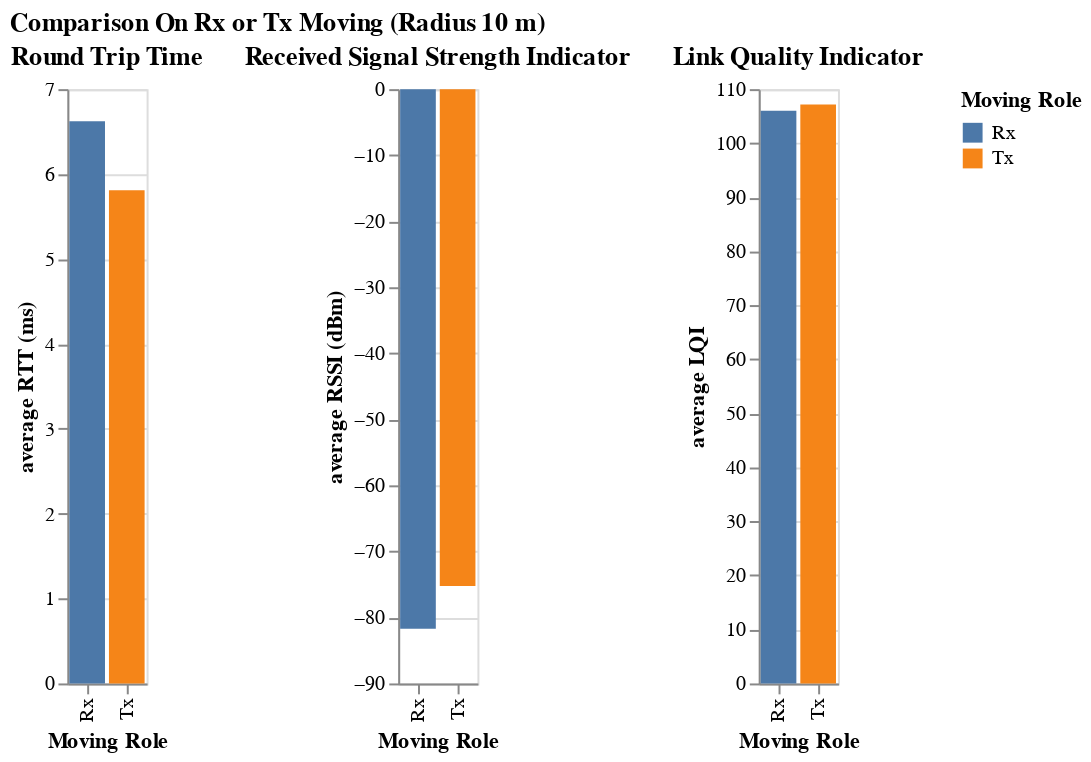

Notebook code for this chart:
### Markdown cell above
### Moving Role

### Code cell
compare_two_experiments_average_metrics(1, 2, "MOVING_ROLE", "Comparison On Rx or Tx Moving (Radius 10 m)")

### Figure 1 — Vega-Lite specification as saved in the notebook (floating-point values rounded to 4 significant figures; data arrays with more than 128 entries replaced by an {"elided": "..."} marker saying what was removed)
{"config": {"view": {"continuousWidth": 400, "continuousHeight": 300}}, "hconcat": [{"data": {"name": "data-cccba98f5d5f2c99b587badcc6b9f575"}, "mark": "bar", "encoding": {"color": {"field": "MOVING_ROLE", "title": "Moving Role", "type": "nominal"}, "x": {"field": "MOVING_ROLE", "title": "Moving Role", "type": "ordinal"}, "y": {"aggregate": "average", "field": "RTT", "title": "average RTT (ms)", "type": "quantitative"}}, "title": "Round Trip Time"}, {"data": {"name": "data-80d2f42d82a1835f0302b64edfddfaa0"}, "mark": "bar", "encoding": {"color": {"field": "MOVING_ROLE", "title": "Moving Role", "type": "nominal"}, "x": {"field": "MOVING_ROLE", "title": "Moving Role", "type": "ordinal"}, "y": {"aggregate": "average", "field": "RSSI", "title": "average RSSI (dBm)", "type": "quantitative"}}, "title": "Received Signal Strength Indicator"}, {"data": {"name": "data-ce079f04da2ba939d002c9c1c2c63bdb"}, "mark": "bar", "encoding": {"color": {"field": "MOVING_ROLE", "title": "Moving Role", "type": "nominal"}, "x": {"field": "MOVING_ROLE", "title": "Moving Role", "type": "ordinal"}, "y": {"aggregate": "average", "field": "LQI", "title": "average LQI", "type": "quantitative"}}, "title": "Link Quality Indicator"}], "title": "Comparison On Rx or Tx Moving (Radius 10 m)", "$schema": "https://vega.github.io/schema/vega-lite/v4.17.0.json", "datasets": {"data-cccba98f5d5f2c99b587badcc6b9f575": [{"SEQ": 4, "EXPERIMENT": 1, "RTT": 7, "MOVING_ROLE": "Tx", "PAYLOAD_LENGTH": 10, "RADIUS_M": 10, "DURATION_S": 39.0, "CYCLE": 1.0, "VELOCITY": 1.611}, {"SEQ": 5, "EXPERIMENT": 1, "RTT": 6, "MOVING_ROLE": "Tx", "PAYLOAD_LENGTH": 10, "RADIUS_M": 10, "DURATION_S": 39.0, "CYCLE": 1.0, "VELOCITY": 1.611}, {"SEQ": 6, "EXPERIMENT": 1, "RTT": 9, "MOVING_ROLE": "Tx", "PAYLOAD_LENGTH": 10, "RADIUS_M": 10, "DURATION_S": 39.0, "CYCLE": 1.0, "VELOCITY": 1.611}, {"SEQ": 7, "EXPERIMENT": 1, "RTT": 4, "MOVING_ROLE": "Tx", "PAYLOAD_LENGTH": 10, "RADIUS_M": 10, "DURATION_S": 39.0, "CYCLE": 1.0, "VELOCITY": 1.611}, {"SEQ": 8, "EXPERIMENT": 1, "RTT": 10, "MOVING_ROLE": "Tx", "PAYLOAD_LENGTH": 10, "RADIUS_M": 10, "DURATION_S": 39.0, "CYCLE": 1.0, "VELOCITY": 1.611}, {"SEQ": 9, "EXPERIMENT": 1, "RTT": 2, "MOVING_ROLE": "Tx", "PAYLOAD_LENGTH": 10, "RADIUS_M": 10, "DURATION_S": 39.0, "CYCLE": 1.0, "VELOCITY": 1.611}, {"SEQ": 10, "EXPERIMENT": 1, "RTT": 5, "MOVING_ROLE": "Tx", "PAYLOAD_LENGTH": 10, "RADIUS_M": 10, "DURATION_S": 39.0, "CYCLE": 1.0, "VELOCITY": 1.611}, {"SEQ": 11, "EXPERIMENT": 1, "RTT": 5, "MOVING_ROLE": "Tx", "PAYLOAD_LENGTH": 10, "RADIUS_M": 10, "DURATION_S": 39.0, "CYCLE": 1.0, "VELOCITY": 1.611}, {"SEQ": 12, "EXPERIMENT": 1, "RTT": 7, "MOVING_ROLE": "Tx", "PAYLOAD_LENGTH": 10, "RADIUS_M": 10, "DURATION_S": 39.0, "CYCLE": 1.0, "VELOCITY": 1.611}, {"SEQ": 13, "EXPERIMENT": 1, "RTT": 5, "MOVING_ROLE": "Tx", "PAYLOAD_LENGTH": 10, "RADIUS_M": 10, "DURATION_S": 39.0, "CYCLE": 1.0, "VELOCITY": 1.611}, {"SEQ": 14, "EXPERIMENT": 1, "RTT": 1, "MOVING_ROLE": "Tx", "PAYLOAD_LENGTH": 10, "RADIUS_M": 10, "DURATION_S": 39.0, "CYCLE": 1.0, "VELOCITY": 1.611}, {"SEQ": 15, "EXPERIMENT": 1, "RTT": 4, "MOVING_ROLE": "Tx", "PAYLOAD_LENGTH": 10, "RADIUS_M": 10, "DURATION_S": 39.0, "CYCLE": 1.0, "VELOCITY": 1.611}, {"SEQ": 16, "EXPERIMENT": 1, "RTT": 4, "MOVING_ROLE": "Tx", "PAYLOAD_LENGTH": 10, "RADIUS_M": 10, "DURATION_S": 39.0, "CYCLE": 1.0, "VELOCITY": 1.611}, {"SEQ": 17, "EXPERIMENT": 1, "RTT": 6, "MOVING_ROLE": "Tx", "PAYLOAD_LENGTH": 10, "RADIUS_M": 10, "DURATION_S": 39.0, "CYCLE": 1.0, "VELOCITY": 1.611}, {"SEQ": 18, "EXPERIMENT": 1, "RTT": 2, "MOVING_ROLE": "Tx", "PAYLOAD_LENGTH": 10, "RADIUS_M": 10, "DURATION_S": 39.0, "CYCLE": 1.0, "VELOCITY": 1.611}, {"SEQ": 19, "EXPERIMENT": 1, "RTT": 3, "MOVING_ROLE": "Tx", "PAYLOAD_LENGTH": 10, "RADIUS_M": 10, "DURATION_S": 39.0, "CYCLE": 1.0, "VELOCITY": 1.611}, {"SEQ": 20, "EXPERIMENT": 1, "RTT": 2, "MOVING_ROLE": "Tx", "PAYLOAD_LENGTH": 10, "RADIUS_M": 10, "DURATION_S": 39.0, "CYCLE": 1.0, "VELOCITY": 1.611}, {"SEQ": 21, "EXPERIMENT": 1, "RTT": 5, "MOVING_ROLE": "Tx", "PAYLOAD_LENGTH": 10, "RADIUS_M": 10, "DURATION_S": 39.0, "CYCLE": 1.0, "VELOCITY": 1.611}, {"SEQ": 22, "EXPERIMENT": 1, "RTT": 6, "MOVING_ROLE": "Tx", "PAYLOAD_LENGTH": 10, "RADIUS_M": 10, "DURATION_S": 39.0, "CYCLE": 1.0, "VELOCITY": 1.611}, {"SEQ": 23, "EXPERIMENT": 1, "RTT": 7, "MOVING_ROLE": "Tx", "PAYLOAD_LENGTH": 10, "RADIUS_M": 10, "DURATION_S": 39.0, "CYCLE": 1.0, "VELOCITY": 1.611}, {"SEQ": 24, "EXPERIMENT": 1, "RTT": 9, "MOVING_ROLE": "Tx", "PAYLOAD_LENGTH": 10, "RADIUS_M": 10, "DURATION_S": 39.0, "CYCLE": 1.0, "VELOCITY": 1.611}, {"SEQ": 25, "EXPERIMENT": 1, "RTT": 5, "MOVING_ROLE": "Tx", "PAYLOAD_LENGTH": 10, "RADIUS_M": 10, "DURATION_S": 39.0, "CYCLE": 1.0, "VELOCITY": 1.611}, {"SEQ": 26, "EXPERIMENT": 1, "RTT": 7, "MOVING_ROLE": "Tx", "PAYLOAD_LENGTH": 10, "RADIUS_M": 10, "DURATION_S": 39.0, "CYCLE": 1.0, "VELOCITY": 1.611}, {"SEQ": 27, "EXPERIMENT": 1, "RTT": 5, "MOVING_ROLE": "Tx", "PAYLOAD_LENGTH": 10, "RADIUS_M": 10, "DURATION_S": 39.0, "CYCLE": 1.0, "VELOCITY": 1.611}, {"SEQ": 28, "EXPERIMENT": 1, "RTT": 2, "MOVING_ROLE": "Tx", "PAYLOAD_LENGTH": 10, "RADIUS_M": 10, "DURATION_S": 39.0, "CYCLE": 1.0, "VELOCITY": 1.611}, {"SEQ": 29, "EXPERIMENT": 1, "RTT": 10, "MOVING_ROLE": "Tx", "PAYLOAD_LENGTH": 10, "RADIUS_M": 10, "DURATION_S": 39.0, "CYCLE": 1.0, "VELOCITY": 1.611}, {"SEQ": 30, "EXPERIMENT": 1, "RTT": 6, "MOVING_ROLE": "Tx", "PAYLOAD_LENGTH": 10, "RADIUS_M": 10, "DURATION_S": 39.0, "CYCLE": 1.0, "VELOCITY": 1.611}, {"SEQ": 31, "EXPERIMENT": 1, "RTT": 10, "MOVING_ROLE": "Tx", "PAYLOAD_LENGTH": 10, "RADIUS_M": 10, "DURATION_S": 39.0, "CYCLE": 1.0, "VELOCITY": 1.611}, {"SEQ": 32, "EXPERIMENT": 1, "RTT": 5, "MOVING_ROLE": "Tx", "PAYLOAD_LENGTH": 10, "RADIUS_M": 10, "DURATION_S": 39.0, "CYCLE": 1.0, "VELOCITY": 1.611}, {"SEQ": 33, "EXPERIMENT": 1, "RTT": 7, "MOVING_ROLE": "Tx", "PAYLOAD_LENGTH": 10, "RADIUS_M": 10, "DURATION_S": 39.0, "CYCLE": 1.0, "VELOCITY": 1.611}, {"SEQ": 34, "EXPERIMENT": 1, "RTT": 9, "MOVING_ROLE": "Tx", "PAYLOAD_LENGTH": 10, "RADIUS_M": 10, "DURATION_S": 39.0, "CYCLE": 1.0, "VELOCITY": 1.611}, {"SEQ": 35, "EXPERIMENT": 1, "RTT": 4, "MOVING_ROLE": "Tx", "PAYLOAD_LENGTH": 10, "RADIUS_M": 10, "DURATION_S": 39.0, "CYCLE": 1.0, "VELOCITY": 1.611}, {"SEQ": 36, "EXPERIMENT": 1, "RTT": 7, "MOVING_ROLE": "Tx", "PAYLOAD_LENGTH": 10, "RADIUS_M": 10, "DURATION_S": 39.0, "CYCLE": 1.0, "VELOCITY": 1.611}, {"SEQ": 37, "EXPERIMENT": 1, "RTT": 8, "MOVING_ROLE": "Tx", "PAYLOAD_LENGTH": 10, "RADIUS_M": 10, "DURATION_S": 39.0, "CYCLE": 1.0, "VELOCITY": 1.611}, {"SEQ": 38, "EXPERIMENT": 1, "RTT": 3, "MOVING_ROLE": "Tx", "PAYLOAD_LENGTH": 10, "RADIUS_M": 10, "DURATION_S": 39.0, "CYCLE": 1.0, "VELOCITY": 1.611}, {"SEQ": 39, "EXPERIMENT": 1, "RTT": 9, "MOVING_ROLE": "Tx", "PAYLOAD_LENGTH": 10, "RADIUS_M": 10, "DURATION_S": 39.0, "CYCLE": 1.0, "VELOCITY": 1.611}, {"SEQ": 40, "EXPERIMENT": 1, "RTT": 2, "MOVING_ROLE": "Tx", "PAYLOAD_LENGTH": 10, "RADIUS_M": 10, "DURATION_S": 39.0, "CYCLE": 1.0, "VELOCITY": 1.611}, {"SEQ": 41, "EXPERIMENT": 1, "RTT": 8, "MOVING_ROLE": "Tx", "PAYLOAD_LENGTH": 10, "RADIUS_M": 10, "DURATION_S": 39.0, "CYCLE": 1.0, "VELOCITY": 1.611}, {"SEQ": 42, "EXPERIMENT": 1, "RTT": 5, "MOVING_ROLE": "Tx", "PAYLOAD_LENGTH": 10, "RADIUS_M": 10, "DURATION_S": 39.0, "CYCLE": 1.0, "VELOCITY": 1.611}, {"SEQ": 43, "EXPERIMENT": 1, "RTT": 10, "MOVING_ROLE": "Tx", "PAYLOAD_LENGTH": 10, "RADIUS_M": 10, "DURATION_S": 39.0, "CYCLE": 1.0, "VELOCITY": 1.611}, {"SEQ": 44, "EXPERIMENT": 1, "RTT": 4, "MOVING_ROLE": "Tx", "PAYLOAD_LENGTH": 10, "RADIUS_M": 10, "DURATION_S": 39.0, "CYCLE": 1.0, "VELOCITY": 1.611}, {"SEQ": 45, "EXPERIMENT": 1, "RTT": 9, "MOVING_ROLE": "Tx", "PAYLOAD_LENGTH": 10, "RADIUS_M": 10, "DURATION_S": 39.0, "CYCLE": 1.0, "VELOCITY": 1.611}, {"SEQ": 11, "EXPERIMENT": 2, "RTT": 5, "MOVING_ROLE": "Rx", "PAYLOAD_LENGTH": 10, "RADIUS_M": 10, "DURATION_S": 41.8, "CYCLE": 1.0, "VELOCITY": 1.503}, {"SEQ": 12, "EXPERIMENT": 2, "RTT": 9, "MOVING_ROLE": "Rx", "PAYLOAD_LENGTH": 10, "RADIUS_M": 10, "DURATION_S": 41.8, "CYCLE": 1.0, "VELOCITY": 1.503}, {"SEQ": 13, "EXPERIMENT": 2, "RTT": 10, "MOVING_ROLE": "Rx", "PAYLOAD_LENGTH": 10, "RADIUS_M": 10, "DURATION_S": 41.8, "CYCLE": 1.0, "VELOCITY": 1.503}, {"SEQ": 14, "EXPERIMENT": 2, "RTT": 10, "MOVING_ROLE": "Rx", "PAYLOAD_LENGTH": 10, "RADIUS_M": 10, "DURATION_S": 41.8, "CYCLE": 1.0, "VELOCITY": 1.503}, {"SEQ": 15, "EXPERIMENT": 2, "RTT": 5, "MOVING_ROLE": "Rx", "PAYLOAD_LENGTH": 10, "RADIUS_M": 10, "DURATION_S": 41.8, "CYCLE": 1.0, "VELOCITY": 1.503}, {"SEQ": 16, "EXPERIMENT": 2, "RTT": 17, "MOVING_ROLE": "Rx", "PAYLOAD_LENGTH": 10, "RADIUS_M": 10, "DURATION_S": 41.8, "CYCLE": 1.0, "VELOCITY": 1.503}, {"SEQ": 17, "EXPERIMENT": 2, "RTT": 12, "MOVING_ROLE": "Rx", "PAYLOAD_LENGTH": 10, "RADIUS_M": 10, "DURATION_S": 41.8, "CYCLE": 1.0, "VELOCITY": 1.503}, {"SEQ": 18, "EXPERIMENT": 2, "RTT": 8, "MOVING_ROLE": "Rx", "PAYLOAD_LENGTH": 10, "RADIUS_M": 10, "DURATION_S": 41.8, "CYCLE": 1.0, "VELOCITY": 1.503}, {"SEQ": 19, "EXPERIMENT": 2, "RTT": 7, "MOVING_ROLE": "Rx", "PAYLOAD_LENGTH": 10, "RADIUS_M": 10, "DURATION_S": 41.8, "CYCLE": 1.0, "VELOCITY": 1.503}, {"SEQ": 20, "EXPERIMENT": 2, "RTT": 6, "MOVING_ROLE": "Rx", "PAYLOAD_LENGTH": 10, "RADIUS_M": 10, "DURATION_S": 41.8, "CYCLE": 1.0, "VELOCITY": 1.503}, {"SEQ": 21, "EXPERIMENT": 2, "RTT": 5, "MOVING_ROLE": "Rx", "PAYLOAD_LENGTH": 10, "RADIUS_M": 10, "DURATION_S": 41.8, "CYCLE": 1.0, "VELOCITY": 1.503}, {"SEQ": 22, "EXPERIMENT": 2, "RTT": 7, "MOVING_ROLE": "Rx", "PAYLOAD_LENGTH": 10, "RADIUS_M": 10, "DURATION_S": 41.8, "CYCLE": 1.0, "VELOCITY": 1.503}, {"SEQ": 23, "EXPERIMENT": 2, "RTT": 7, "MOVING_ROLE": "Rx", "PAYLOAD_LENGTH": 10, "RADIUS_M": 10, "DURATION_S": 41.8, "CYCLE": 1.0, "VELOCITY": 1.503}, {"SEQ": 24, "EXPERIMENT": 2, "RTT": 7, "MOVING_ROLE": "Rx", "PAYLOAD_LENGTH": 10, "RADIUS_M": 10, "DURATION_S": 41.8, "CYCLE": 1.0, "VELOCITY": 1.503}, {"SEQ": 25, "EXPERIMENT": 2, "RTT": 7, "MOVING_ROLE": "Rx", "PAYLOAD_LENGTH": 10, "RADIUS_M": 10, "DURATION_S": 41.8, "CYCLE": 1.0, "VELOCITY": 1.503}, {"SEQ": 26, "EXPERIMENT": 2, "RTT": 5, "MOVING_ROLE": "Rx", "PAYLOAD_LENGTH": 10, "RADIUS_M": 10, "DURATION_S": 41.8, "CYCLE": 1.0, "VELOCITY": 1.503}, {"SEQ": 27, "EXPERIMENT": 2, "RTT": 7, "MOVING_ROLE": "Rx", "PAYLOAD_LENGTH": 10, "RADIUS_M": 10, "DURATION_S": 41.8, "CYCLE": 1.0, "VELOCITY": 1.503}, {"SEQ": 28, "EXPERIMENT": 2, "RTT": 6, "MOVING_ROLE": "Rx", "PAYLOAD_LENGTH": 10, "RADIUS_M": 10, "DURATION_S": 41.8, "CYCLE": 1.0, "VELOCITY": 1.503}, {"SEQ": 29, "EXPERIMENT": 2, "RTT": 7, "MOVING_ROLE": "Rx", "PAYLOAD_LENGTH": 10, "RADIUS_M": 10, "DURATION_S": 41.8, "CYCLE": 1.0, "VELOCITY": 1.503}, {"SEQ": 30, "EXPERIMENT": 2, "RTT": 10, "MOVING_ROLE": "Rx", "PAYLOAD_LENGTH": 10, "RADIUS_M": 10, "DURATION_S": 41.8, "CYCLE": 1.0, "VELOCITY": 1.503}, {"SEQ": 31, "EXPERIMENT": 2, "RTT": 5, "MOVING_ROLE": "Rx", "PAYLOAD_LENGTH": 10, "RADIUS_M": 10, "DURATION_S": 41.8, "CYCLE": 1.0, "VELOCITY": 1.503}, {"SEQ": 32, "EXPERIMENT": 2, "RTT": 3, "MOVING_ROLE": "Rx", "PAYLOAD_LENGTH": 10, "RADIUS_M": 10, "DURATION_S": 41.8, "CYCLE": 1.0, "VELOCITY": 1.503}, {"SEQ": 33, "EXPERIMENT": 2, "RTT": 7, "MOVING_ROLE": "Rx", "PAYLOAD_LENGTH": 10, "RADIUS_M": 10, "DURATION_S": 41.8, "CYCLE": 1.0, "VELOCITY": 1.503}, {"SEQ": 34, "EXPERIMENT": 2, "RTT": 8, "MOVING_ROLE": "Rx", "PAYLOAD_LENGTH": 10, "RADIUS_M": 10, "DURATION_S": 41.8, "CYCLE": 1.0, "VELOCITY": 1.503}, {"SEQ": 35, "EXPERIMENT": 2, "RTT": 2, "MOVING_ROLE": "Rx", "PAYLOAD_LENGTH": 10, "RADIUS_M": 10, "DURATION_S": 41.8, "CYCLE": 1.0, "VELOCITY": 1.503}, {"SEQ": 36, "EXPERIMENT": 2, "RTT": 7, "MOVING_ROLE": "Rx", "PAYLOAD_LENGTH": 10, "RADIUS_M": 10, "DURATION_S": 41.8, "CYCLE": 1.0, "VELOCITY": 1.503}, {"SEQ": 37, "EXPERIMENT": 2, "RTT": 7, "MOVING_ROLE": "Rx", "PAYLOAD_LENGTH": 10, "RADIUS_M": 10, "DURATION_S": 41.8, "CYCLE": 1.0, "VELOCITY": 1.503}, {"SEQ": 38, "EXPERIMENT": 2, "RTT": 3, "MOVING_ROLE": "Rx", "PAYLOAD_LENGTH": 10, "RADIUS_M": 10, "DURATION_S": 41.8, "CYCLE": 1.0, "VELOCITY": 1.503}, {"SEQ": 39, "EXPERIMENT": 2, "RTT": 1, "MOVING_ROLE": "Rx", "PAYLOAD_LENGTH": 10, "RADIUS_M": 10, "DURATION_S": 41.8, "CYCLE": 1.0, "VELOCITY": 1.503}, {"SEQ": 40, "EXPERIMENT": 2, "RTT": 10, "MOVING_ROLE": "Rx", "PAYLOAD_LENGTH": 10, "RADIUS_M": 10, "DURATION_S": 41.8, "CYCLE": 1.0, "VELOCITY": 1.503}, {"SEQ": 41, "EXPERIMENT": 2, "RTT": 6, "MOVING_ROLE": "Rx", "PAYLOAD_LENGTH": 10, "RADIUS_M": 10, "DURATION_S": 41.8, "CYCLE": 1.0, "VELOCITY": 1.503}, {"SEQ": 42, "EXPERIMENT": 2, "RTT": 4, "MOVING_ROLE": "Rx", "PAYLOAD_LENGTH": 10, "RADIUS_M": 10, "DURATION_S": 41.8, "CYCLE": 1.0, "VELOCITY": 1.503}, {"SEQ": 43, "EXPERIMENT": 2, "RTT": 5, "MOVING_ROLE": "Rx", "PAYLOAD_LENGTH": 10, "RADIUS_M": 10, "DURATION_S": 41.8, "CYCLE": 1.0, "VELOCITY": 1.503}, {"SEQ": 44, "EXPERIMENT": 2, "RTT": 8, "MOVING_ROLE": "Rx", "PAYLOAD_LENGTH": 10, "RADIUS_M": 10, "DURATION_S": 41.8, "CYCLE": 1.0, "VELOCITY": 1.503}, {"SEQ": 45, "EXPERIMENT": 2, "RTT": 4, "MOVING_ROLE": "Rx", "PAYLOAD_LENGTH": 10, "RADIUS_M": 10, "DURATION_S": 41.8, "CYCLE": 1.0, "VELOCITY": 1.503}, {"SEQ": 46, "EXPERIMENT": 2, "RTT": 9, "MOVING_ROLE": "Rx", "PAYLOAD_LENGTH": 10, "RADIUS_M": 10, "DURATION_S": 41.8, "CYCLE": 1.0, "VELOCITY": 1.503}, {"SEQ": 47, "EXPERIMENT": 2, "RTT": 5, "MOVING_ROLE": "Rx", "PAYLOAD_LENGTH": 10, "RADIUS_M": 10, "DURATION_S": 41.8, "CYCLE": 1.0, "VELOCITY": 1.503}, {"SEQ": 48, "EXPERIMENT": 2, "RTT": 6, "MOVING_ROLE": "Rx", "PAYLOAD_LENGTH": 10, "RADIUS_M": 10, "DURATION_S": 41.8, "CYCLE": 1.0, "VELOCITY": 1.503}, {"SEQ": 49, "EXPERIMENT": 2, "RTT": 6, "MOVING_ROLE": "Rx", "PAYLOAD_LENGTH": 10, "RADIUS_M": 10, "DURATION_S": 41.8, "CYCLE": 1.0, "VELOCITY": 1.503}, {"SEQ": 50, "EXPERIMENT": 2, "RTT": 3, "MOVING_ROLE": "Rx", "PAYLOAD_LENGTH": 10, "RADIUS_M": 10, "DURATION_S": 41.8, "CYCLE": 1.0, "VELOCITY": 1.503}, {"SEQ": 51, "EXPERIMENT": 2, "RTT": 3, "MOVING_ROLE": "Rx", "PAYLOAD_LENGTH": 10, "RADIUS_M": 10, "DURATION_S": 41.8, "CYCLE": 1.0, "VELOCITY": 1.503}, {"SEQ": 52, "EXPERIMENT": 2, "RTT": 8, "MOVING_ROLE": "Rx", "PAYLOAD_LENGTH": 10, "RADIUS_M": 10, "DURATION_S": 41.8, "CYCLE": 1.0, "VELOCITY": 1.503}, {"SEQ": 53, "EXPERIMENT": 2, "RTT": 7, "MOVING_ROLE": "Rx", "PAYLOAD_LENGTH": 10, "RADIUS_M": 10, "DURATION_S": 41.8, "CYCLE": 1.0, "VELOCITY": 1.503}, {"SEQ": 54, "EXPERIMENT": 2, "RTT": 6, "MOVING_ROLE": "Rx", "PAYLOAD_LENGTH": 10, "RADIUS_M": 10, "DURATION_S": 41.8, "CYCLE": 1.0, "VELOCITY": 1.503}, {"SEQ": 55, "EXPERIMENT": 2, "RTT": 8, "MOVING_ROLE": "Rx", "PAYLOAD_LENGTH": 10, "RADIUS_M": 10, "DURATION_S": 41.8, "CYCLE": 1.0, "VELOCITY": 1.503}], "data-80d2f42d82a1835f0302b64edfddfaa0": {"elided": "174 records"}, "data-ce079f04da2ba939d002c9c1c2c63bdb": {"elided": "174 records"}}}
